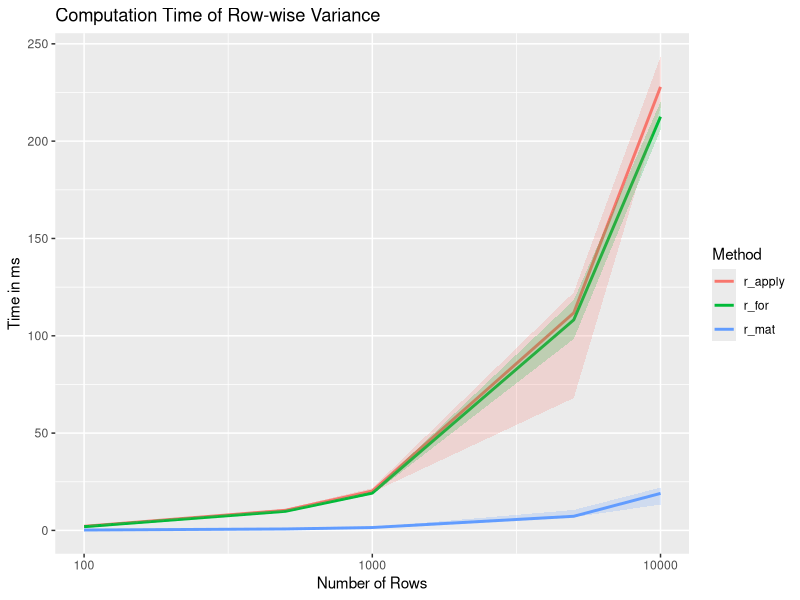

This figure's R source:
if(!("microbenchmark" %in% installed.packages())){install.packages("microbenchmark")}
if(!("ggplot2" %in% installed.packages())){install.packages("ggplot2")}
library(microbenchmark)
library(ggplot2)
# Define Functions --------------------------------------------------------

# Function computing rowwise variance by utilizing matrix operations
rowVar = function(x){
   n    <- ncol(x)
   xSq  <- rowSums(x^2) # Sum of Squares
   xBar <- rowMeans(x) # Means
   Var  <- (xSq - n * xBar^2) / (n-1)
   return(Var)
}

# Function using apply to compute variance
var_apply = function(x){
   return(apply(x, 1, var))
}

# Function using for-loop to compute variance
var_for = function(x){
   v = numeric(nrow(x))
   for(i in 1:nrow(x)){
      
      v[i] = var(x[i,])
   }
   return(v)
}




# Simulate different number of rows with 150 observations --------------------------------------------

n_row = c(1e2, 5e2, 1e3, 5e3, 1e4)
res = data.frame(median = rep(0, 15), lq = rep(0, 15), uq = rep(0, 15), method = rep(c("r_mat", "r_apply", "r_for"), times = 5))
ind = list(c(1:3), c(4:6), c(7:9), c(10:12), c(13:15))
for(i in 1:5){
   dat_temp = matrix(rnorm(n_row * 150), nrow = n_row[i], ncol = 150)
   temp_time = microbenchmark("r_mat" = rowVar(dat_temp), "r_apply" = var_apply(dat_temp), "r_for" = var_for(dat_temp))
   res[ind[[i]],1] = tapply(temp_time$time, temp_time$expr, median) / 1e6 # Median in Milliseconds
   res[ind[[i]],2] = tapply(temp_time$time, temp_time$expr, quantile, probs = 0.25) / 1e6 # lq in Milliseconds
   res[ind[[i]],3] = tapply(temp_time$time, temp_time$expr, quantile, probs = 0.75) / 1e6 # uq in Milliseconds
   
}

res$n_row = rep(n_row, each = 3)

### Plot

pvar = ggplot(data = res)  +
   geom_line(aes(x = n_row, y = median, colour = as.factor(method)), size = 1) +
   #geom_line(aes(x = n_row, y = median, group = as.factor(method)), size = 1) +
   #geom_line(aes(x = m_ij, y = val, colour = as.factor(n_i), linetype = "dashed"))+
   scale_colour_discrete(name = "Method") +
   labs(title ="Computation Time of Row-wise Variance", x = "Number of Rows", y = "Time in ms")+
   geom_ribbon(aes(x = n_row, ymin = lq, ymax = uq, fill = as.factor(method)),
               alpha = 0.2, linetype = "dashed", show.legend = F) +
   scale_x_continuous(trans = "log10")


ggsave("var_time.pdf")
